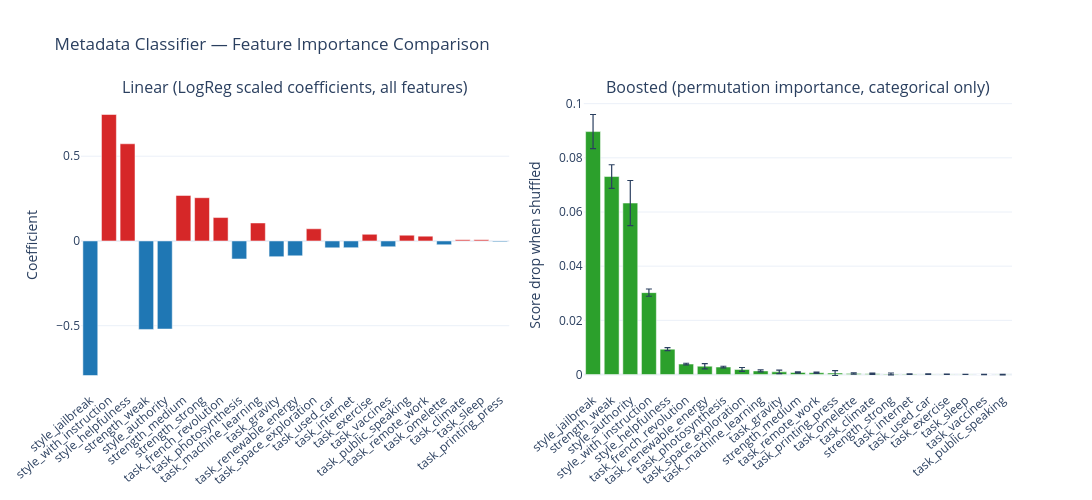

The notebook cell saved with this chart:
### Markdown cell above
## Feature Importance & Ablation

Three complementary views of what drives the metadata classifiers:
1. **Coefficient importance** -- logistic regression weights on scaled features (fit once on all data). Magnitude = linear contribution; sign = which class the feature pushes toward.
2. **Boosted permutation importance** -- shuffle each feature and measure the AUC drop. Captures non-linear effects.
3. **Group ablation** -- leave-one-feature-group-out CV for both linear and boosted classifiers. Shows each group's contribution to overall performance.

### Code cell
from sklearn.preprocessing import StandardScaler
from sklearn.linear_model import LogisticRegression

# ── 1. Linear coefficient importance ─────────────────────────────────────────
_scaler = StandardScaler().fit(X_meta_lin)
_X_sc = _scaler.transform(X_meta_lin)
_clf = LogisticRegression(max_iter=1000, C=1.0, solver="lbfgs").fit(_X_sc, y)
linear_coefs = _clf.coef_[0]

# ── 2. Boosted permutation importance ────────────────────────────────────────
bst_res = fit_boosted_importances(X_meta_bst, y)
boosted_imps = bst_res["importances_mean"]
boosted_stds = bst_res["importances_std"]
print(f"Boosted best params: {bst_res['best_params']}")

# ── Plot ─────────────────────────────────────────────────────────────────────
plot_metadata_importance(
    linear_coefs, feature_names,
    boosted_imps, boosted_stds, feature_names_bst,
    save_path=cfg.reports_dir / "metadata_importance.html",
).show()

### Figure 1 — Plotly figure (JSON) as saved in the notebook; plotly's stock layout.template omitted (floating-point values rounded to 4 significant figures)
{"data": [{"marker": {"color": ["#1f77b4", "#d62728", "#d62728", "#1f77b4", "#1f77b4", "#d62728", "#d62728", "#d62728", "#1f77b4", "#d62728", "#1f77b4", "#1f77b4", "#d62728", "#1f77b4", "#1f77b4", "#d62728", "#1f77b4", "#d62728", "#d62728", "#1f77b4", "#d62728", "#d62728", "#1f77b4"]}, "showlegend": false, "type": "bar", "x": ["style_jailbreak", "style_with_instruction", "style_helpfulness", "strength_weak", "style_authority", "strength_medium", "strength_strong", "task_french_revolution", "task_photosynthesis", "task_machine_learning", "task_gravity", "task_renewable_energy", "task_space_exploration", "task_used_car", "task_internet", "task_exercise", "task_vaccines", "task_public_speaking", "task_remote_work", "task_omelette", "task_climate", "task_sleep", "task_printing_press"], "xaxis": "x", "y": [-0.7938, 0.7459, 0.5732, -0.522, -0.5197, 0.2684, 0.255, 0.1379, -0.1063, 0.1061, -0.0928, -0.08798, 0.07174, -0.04078, -0.03966, 0.03911, -0.03427, 0.03386, 0.02833, -0.02246, 0.006341, 0.006341, -0.004889], "yaxis": "y"}, {"error_y": {"array": [0.00631, 0.004357, 0.00833, 0.001344, 0.0005685, 0.0003133, 0.0009775, 0.0003037, 0.0007189, 0.000361, 0.0006198, 0.0002286, 0.0002479, 0.0008867, 0.0002453, 0.0002347, 0.0003462, 0.0001186, 6.213e-05, 5.601e-05, 4.333e-05, 7.237e-05, 0.0001041], "thickness": 1.2, "type": "data", "width": 3}, "marker": {"color": "#2ca02c"}, "showlegend": false, "type": "bar", "x": ["style_jailbreak", "strength_weak", "style_authority", "style_with_instruction", "style_helpfulness", "task_french_revolution", "task_renewable_energy", "task_photosynthesis", "task_space_exploration", "task_machine_learning", "task_gravity", "strength_medium", "task_remote_work", "task_printing_press", "task_omelette", "task_climate", "strength_strong", "task_internet", "task_used_car", "task_exercise", "task_sleep", "task_vaccines", "task_public_speaking"], "xaxis": "x2", "y": [0.08969, 0.07309, 0.0633, 0.03023, 0.009363, 0.003845, 0.003061, 0.002747, 0.001855, 0.001317, 0.0009749, 0.0007421, 0.0006375, 0.0005153, 0.0003371, 0.000297, 0.0002046, 0.000139, 0.0001318, 9.072e-05, 5.04e-05, -8.848e-06, -5.439e-05], "yaxis": "y2"}], "layout": {"annotations": [{"font": {"size": 16}, "showarrow": false, "text": "Linear (LogReg scaled coefficients, all features)", "x": 0.23, "xanchor": "center", "xref": "paper", "y": 1, "yanchor": "bottom", "yref": "paper"}, {"font": {"size": 16}, "showarrow": false, "text": "Boosted (permutation importance, categorical only)", "x": 0.77, "xanchor": "center", "xref": "paper", "y": 1, "yanchor": "bottom", "yref": "paper"}], "height": 500, "title": {"text": "Metadata Classifier — Feature Importance Comparison"}, "width": 1300, "xaxis": {"anchor": "y", "domain": [0, 0.46], "tickangle": -40}, "xaxis2": {"anchor": "y2", "domain": [0.54, 1], "tickangle": -40}, "yaxis": {"anchor": "x", "domain": [0, 1], "title": {"text": "Coefficient"}}, "yaxis2": {"anchor": "x2", "domain": [0, 1], "title": {"text": "Score drop when shuffled"}}}}
